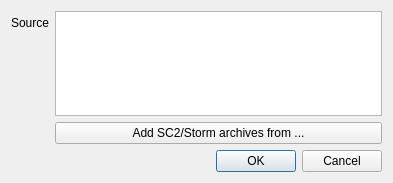
<?xml version="1.0" encoding="UTF-8"?>
<ui version="4.0">
 <class>Config</class>
 <widget class="QDialog" name="Config">
  <property name="geometry">
   <rect>
    <x>0</x>
    <y>0</y>
    <width>393</width>
    <height>183</height>
   </rect>
  </property>
  <property name="windowTitle">
   <string>Preferences</string>
  </property>
  <layout class="QVBoxLayout" name="verticalLayout_2">
   <item>
    <layout class="QVBoxLayout" name="verticalLayout">
     <item>
      <layout class="QFormLayout" name="formLayout_2">
       <item row="2" column="0">
        <widget class="QLabel" name="label">
         <property name="toolTip">
          <string>List of directories where to lookup for textures, separated by new line.</string>
         </property>
         <property name="text">
          <string>Source</string>
         </property>
        </widget>
       </item>
       <item row="2" column="1">
        <widget class="QTextEdit" name="ed_src_dirs"/>
       </item>
       <item row="3" column="1">
        <widget class="QPushButton" name="btn_search_archives">
         <property name="text">
          <string>Add SC2/Storm archives from ...</string>
         </property>
        </widget>
       </item>
      </layout>
     </item>
    </layout>
   </item>
   <item>
    <widget class="QDialogButtonBox" name="buttonBox">
     <property name="standardButtons">
      <set>QDialogButtonBox::Cancel|QDialogButtonBox::Ok</set>
     </property>
    </widget>
   </item>
  </layout>
 </widget>
 <resources/>
 <connections>
  <connection>
   <sender>buttonBox</sender>
   <signal>rejected()</signal>
   <receiver>Config</receiver>
   <slot>reject()</slot>
   <hints>
    <hint type="sourcelabel">
     <x>196</x>
     <y>158</y>
    </hint>
    <hint type="destinationlabel">
     <x>196</x>
     <y>91</y>
    </hint>
   </hints>
  </connection>
  <connection>
   <sender>buttonBox</sender>
   <signal>accepted()</signal>
   <receiver>Config</receiver>
   <slot>accept()</slot>
   <hints>
    <hint type="sourcelabel">
     <x>196</x>
     <y>158</y>
    </hint>
    <hint type="destinationlabel">
     <x>196</x>
     <y>91</y>
    </hint>
   </hints>
  </connection>
 </connections>
</ui>
